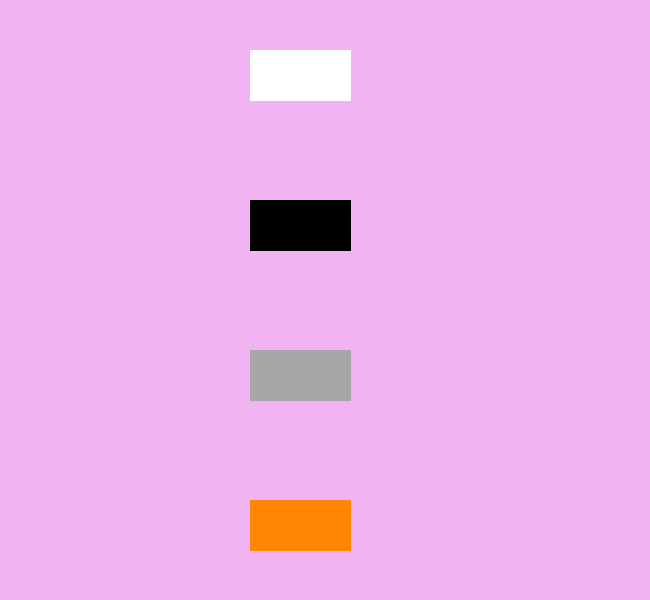
Frame 1 (no input)
Frame 60 (the mouse pressed at the canvas centre just before this capture): identical to frame 1, image omitted
Frame 120 (the mouse held since frame 60 and released just before this capture): identical to frame 1, image omitted

The Processing sketch that drew this single still picture (run headless with seeded random() and noise(); from frame 60 on, the mouse is pressed at the canvas centre):

// Processing sketch: exercicio_de_classes
// ── exercicio_de_classes.pde
void setup()
{
size(650,600);
frameRate(5);

}


void Felpudo()
{
     Gato g1 = new Gato();
     g1.nome = "Felpudo";
     /* Exercicio 1b
     g1.desenha((int) random(0,500),(int)(random(0,500)), "branca");
     */
     g1.miar();
     
     g1.desenha(250,50, "branca");
}

void Frajola()
{
     Gato g2 = new Gato();
     g2.nome = "Frajola";
     g2.miar();
     
     //g2.desenha((int) random(0,500),(int)(random(0,500)), "preta");
     
     g2.desenha(250,200, "preta");
}

void Tom()
{
     Gato g3 = new Gato();
     g3.nome = "Tom";
     g3.miar();
     
     //g3.desenha((int) random(0,500),(int)(random(0,500)), "cinza");
     
     g3.desenha(250,350, "cinza");
}

void Garfield()
{
     Gato g4 = new Gato();
     g4.nome = "Garfield";
     g4.miar();
     
     //g4.desenha((int) random(0,500),(int)(random(0,500)), "laranja");
     
     g4.desenha(250,500, "laranja");
}
 
void draw()
{
background(241,179,242);
Felpudo();
Frajola();
Tom();
Garfield();
}

// ── gato.pde
class Gato
{
     float x;
     float y;
     int l = 100;
     int a = 50;
     String cor;
     String nome;
     
    
    
     void desenha (int x, int y, String cor)
     {
        switch (cor)
        {
            case "branca":
            fill(255);
            stroke(255);
            break;
            
            case "preta":
            fill(0);
            stroke(0);
            break;
            
            case "cinza":
            fill(167);
            stroke(167);
            break;
            
            case "laranja":
            fill(255,133,3);
            stroke(255,133,3);
            break;
        
        
        }
            
        rect(x,y,100,50);
        //println("O gato da cor:  " + cor + "  chama-se:  " + nome);  
     }
     
     
     boolean detecta()
     {
       if (mouseX > x && mouseX < x + l && mouseY > y && mouseY < y + a)
       return true;
       
       else
       return false;
        
     }
     
   void miar()
   {
   
   println(nome + "  miou!");
   
   
   }
   
   
   
   
   
}
